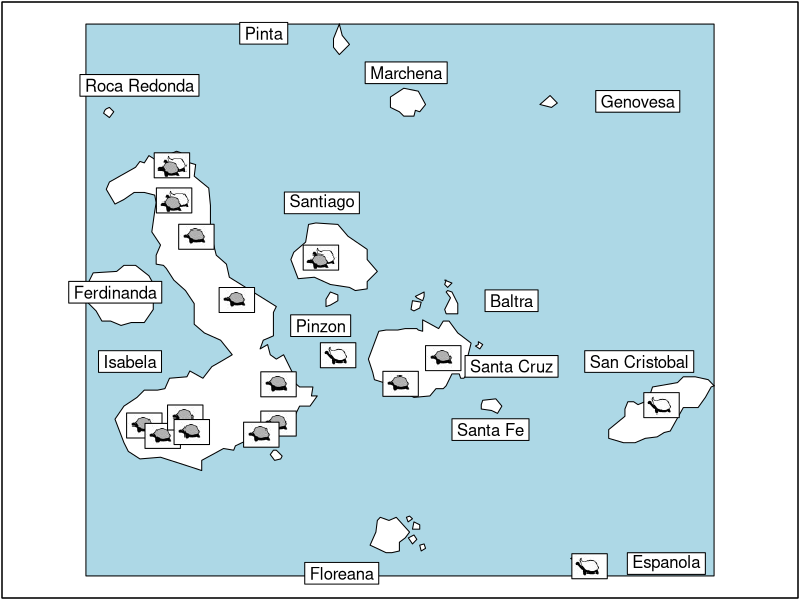

This chart was generated by the following R code:
library(ade4)


### Name: s.logo
### Title: Representation of an object in a graph by a picture
### Aliases: s.logo scatterutil.logo
### Keywords: multivariate hplot

### ** Examples

if(requireNamespace("pixmap", quietly = TRUE) & requireNamespace("sp", quietly = TRUE)) {
  if(!adegraphicsLoaded()) {
  	data(ggtortoises)
  	a1 <- ggtortoises$area
  	area.plot(a1)
  	rect(min(a1$x), min(a1$y), max(a1$x), max(a1$y), col = "lightblue")
  	invisible(lapply(split(a1, a1$id), function(x) polygon(x[, -1],col = "white")))
  	s.label(ggtortoises$misc, grid = FALSE, include.ori = FALSE, addaxes = FALSE, add.p = TRUE)
  	listico <- ggtortoises$ico[as.character(ggtortoises$pop$carap)]
  	s.logo(ggtortoises$pop, listico, add.p = TRUE)
  	
  } else {
  	data(capitales, package = "ade4")
  	# 'capitales' data doesn't work with ade4 anymore
    g3 <- s.logo(capitales$xy[sort(rownames(capitales$xy)), ], capitales$logo, 
      Sp = capitales$Spatial, pbackground.col = "lightblue", pSp.col = "white", 
      pgrid.draw = FALSE)
  }
}
